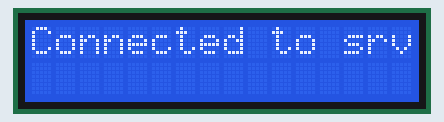
Simulated run of this sketch. Board: ESP32. On the bench: 16×2 character LCD. WiFi joins after 1.5 s; servers stay silent unless stated; what the sketch prints to the serial monitor is not drawn.

Above: at 1.9 s.
At 4.1 s:
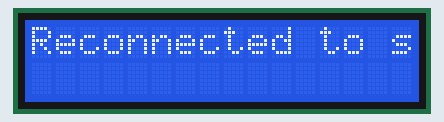

Measured:
- what the display in image 0 shows lasts 2.0 s, from 1.8 s to 3.8 s

The sketch:

esp32_client.ino
```cpp
// The ESP32 can act as a client, connect to your local server, and keep the connection open to receive data sent from the server.

#include <WiFi.h>
#include <LiquidCrystal_I2C.h>

const char* ssid = "Your_SSID";         // Your Wi-Fi SSID
const char* password = "Your_PASSWORD"; // Your Wi-Fi password
const char* serverIP = "192.168.1.100"; // IP address of the server (replace with your local server's IP)
const int serverPort = 9191;            // The port your server is listening on

WiFiClient client;
LiquidCrystal_I2C lcd(0x20, 16, 2);     // LCD address and size (adjust the address if needed)

void setup() {
  // Initialize serial communication and the LCD display
  Serial.begin(9600);
  lcd.begin(16, 2);
  lcd.backlight();

  // Connect to Wi-Fi
  connectToWiFi();

  // Attempt to connect to the server
  if (connectToServer()) {
    lcd.setCursor(0, 0);
    lcd.print("Connected to srv");
    Serial.println("Connected to server");
  } else {
    lcd.setCursor(0, 0);
    lcd.print("Conn failed");
    Serial.println("Connection to server failed");
  }
}

void loop() {
  if (client.connected()) {
    // Check if the server has sent any data
    if (client.available()) {
      String data = client.readStringUntil('\n');  // Read incoming data until newline
      Serial.println("Data from server: " + data);

      // Display the received data on the LCD
      lcd.clear();
      lcd.setCursor(0, 0);
      lcd.print("Data: ");
      lcd.setCursor(0, 1);
      lcd.print(data);
    }
  } else {
    // Reconnect if the connection is lost
    Serial.println("Disconnected, reconnecting...");
    lcd.clear();
    lcd.setCursor(0, 0);
    lcd.print("Reconnecting...");

    if (connectToServer()) {
      Serial.println("Reconnected to server");
      lcd.setCursor(0, 0);
      lcd.print("Reconnected to srv");
    } else {
      Serial.println("Reconnection failed");
      lcd.setCursor(0, 0);
      lcd.print("Conn failed");
    }
  }

  delay(1000); // Adjust delay based on your use case
}

void connectToWiFi() {
  Serial.println("Connecting to Wi-Fi...");
  lcd.setCursor(0, 0);
  lcd.print("Connecting Wi-Fi");

  WiFi.begin(ssid, password);

  while (WiFi.status() != WL_CONNECTED) {
    delay(500);
    Serial.print(".");
  }

  Serial.println("Wi-Fi connected");
  lcd.clear();
  lcd.setCursor(0, 0);
  lcd.print("Wi-Fi connected");
}

bool connectToServer() {
  Serial.println("Connecting to server...");

  // Attempt to connect to the server
  if (client.connect(serverIP, serverPort)) {
    Serial.println("Connected to server");
    return true;
  } else {
    Serial.println("Failed to connect to server");
    return false;
  }
}
```
